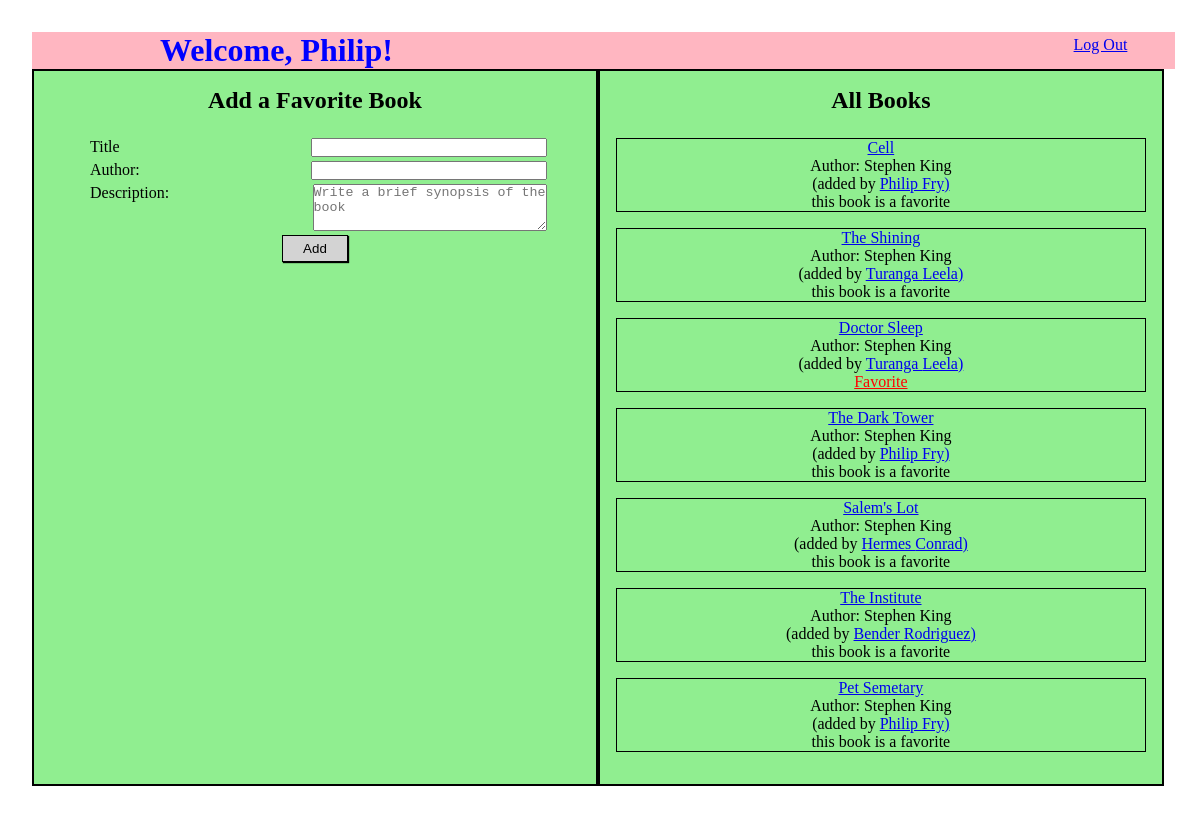
Before: /books (signed in) with the older database file.
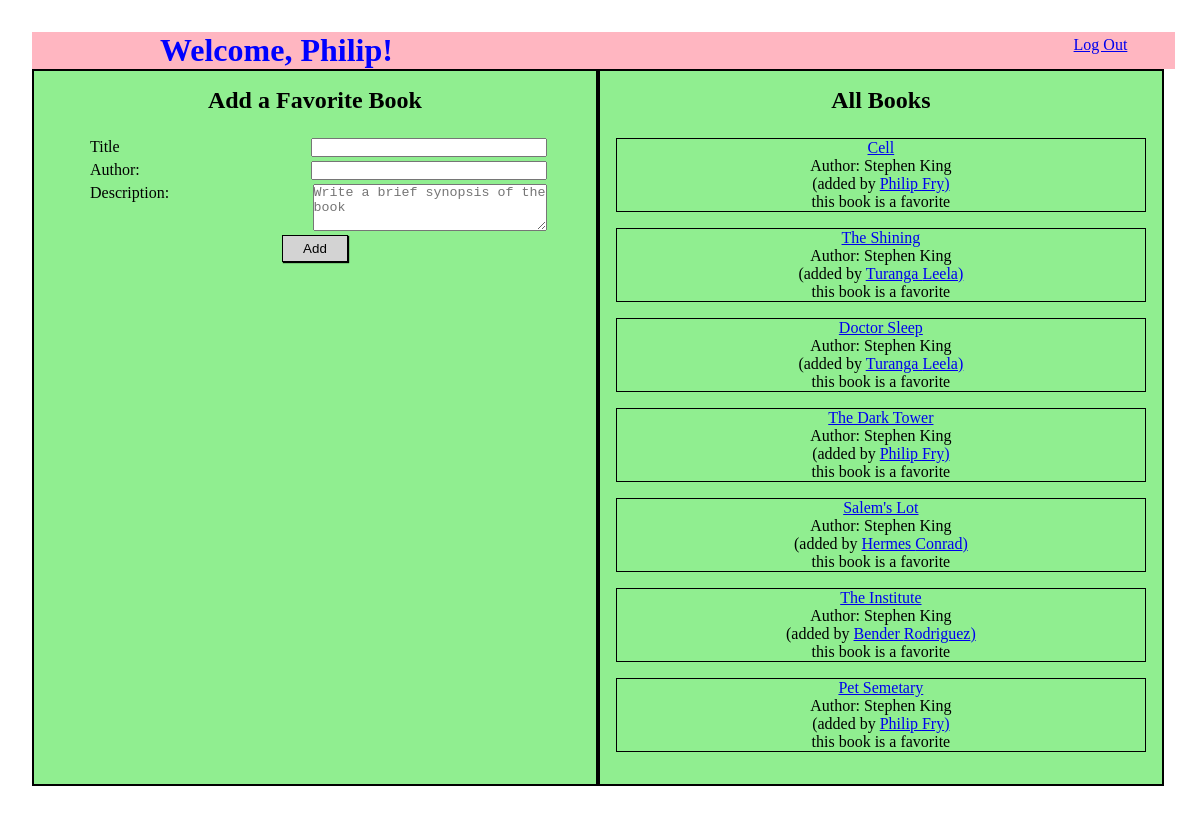
After: the same page with the newer database file.
### book_app/models.py (models this page shows)
class User(models.Model):
    first_name = models.CharField(max_length=20)
    last_name = models.CharField(max_length=30)
    email = models.CharField(max_length=40)
    password = models.CharField(max_length=255)
    created_at = models.DateTimeField(auto_now_add=True)
    updated_at = models.DateTimeField(auto_now=True)
    objects = UserManager()

class Book(models.Model):
    title = models.CharField(max_length=40)
    description = models.TextField()
    author = models.CharField(max_length=40, default="Stephen King")
    uploaded_by = models.ForeignKey(User, related_name="books_uploaded", on_delete=models.CASCADE)
    favorited_by = models.ManyToManyField(User, related_name="liked_books")
    created_at = models.DateTimeField(auto_now_add=True)
    updated_at = models.DateTimeField(auto_now=True)
    objects = BookManager()

### book_app/views.py (the view)
# urls.py: path('books', views.all_books),
def all_books(request):
    if 'user_id' not in request.session:
        return redirect('/')
    all_books = Book.objects.all()
    this_user = User.objects.get(id = request.session['user_id'])
    context = {
        'user' : this_user,
        'books' : all_books,
    }
    return render(request, 'all_books.html', context)

### book_app/templates/all_books.html (shortened to what this page needs)
<!DOCTYPE html>
<html lang="en">
<head>
    {% load static %}
    <link rel="stylesheet" href="{% static 'all_books.css' %}">
</head>
<body>
    <div id="container">
        <div id="welcome">
            <h1>Welcome, {{ user.first_name }}!</h1>
            <a style="margin: .25em 3em 0 0;" href="/logout">Log Out</a>
        </div>
        <div id="main">
            <div id="add_book">
                <h2>Add a Favorite Book</h2>
                <form action="/create_book" method="POST">
                    <div class="line">
                        <label for="">Title</label>
                        <input type="text" name="title">
                    </div>
                    <div class="line">
                        <label for="">Author:</label>
                        <input type="text" name="author">
                    </div>
                    <div class="line">
                        <label for="">Description:</label>
                        <textarea name="desc" id="" cols="30" rows="3" placeholder="Write a brief synopsis of the book"></textarea>
                    </div>
                    <button type="submit">Add</button>
                </form>
            </div>
            <div id="book_list">
                <h2>All Books</h2>
                {% for book in books %}
                <div id="book_info_block">
                    <a href="/books/{{book.id}}">{{book.title}}</a>
                    <p>Author: {{book.author}}</p>
                    <p>(added by <a href="/user/{{book.uploaded_by.id}}">{{book.uploaded_by.first_name}} {{book.uploaded_by.last_name}})</p></a>
                    {% if user in book.favorited_by.all %}
                        <p style="font: italic;">this book is a favorite</p>
                    {% endif %}
                    {% if user not in book.favorited_by.all %}
                        <a style="color: red;" href="/favorite/{{book.id}}">Favorite</a>
                    {% endif %}
                </div>
                {% endfor %}
            </div>
        </div>
    </div>
</body>
</html>

### book_app/static/all_books.css (style rules this page uses)
* { padding: 0; margin: 0; }
#container { width: 96%; padding: 2em; margin: auto; }
#welcome { display: flex; width: 99.25%; justify-content: space-between; background-color: lightpink; }
#main { display: flex; }
#add_book, #book_list { width: 46%; border: 2px solid black; background-color: lightgreen; padding: 1em; text-align: center; }
.line { display: flex; justify-content: space-between; margin-bottom: .25em; }
#book_info_block { margin-bottom: 1em; border: 1px solid black; }
h1 { margin-left: 4em; color: blue; }
h2 { margin-bottom: 1em; }
input, textarea { width: 232px; margin-right: 2.5em; }
label { margin-left: 2.5em; }
button { padding: 5px 20px; background-color: lightgrey; border: 1px solid black; color: black; box-shadow: 1px 1px 1px black; transition-duration: .4s; }

Changed rows visible on the page:
changed Book "Doctor Sleep": text "Favorite" → "this book is a favorite"
